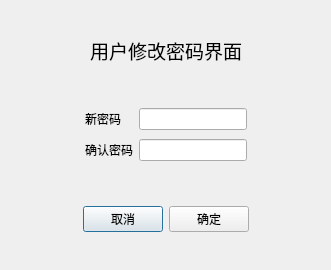
<?xml version="1.0" encoding="UTF-8"?>
<ui version="4.0">
 <class>UserChangePassword</class>
 <widget class="QDialog" name="UserChangePassword">
  <property name="geometry">
   <rect>
    <x>0</x>
    <y>0</y>
    <width>331</width>
    <height>270</height>
   </rect>
  </property>
  <property name="windowTitle">
   <string>Dialog</string>
  </property>
  <layout class="QGridLayout" name="gridLayout_4">
   <item row="1" column="0">
    <widget class="QWidget" name="widget_2" native="true">
     <layout class="QGridLayout" name="gridLayout_2">
      <item row="0" column="2">
       <widget class="QLineEdit" name="newPassword">
        <property name="echoMode">
         <enum>QLineEdit::Password</enum>
        </property>
       </widget>
      </item>
      <item row="0" column="0">
       <spacer name="horizontalSpacer">
        <property name="orientation">
         <enum>Qt::Horizontal</enum>
        </property>
        <property name="sizeHint" stdset="0">
         <size>
          <width>40</width>
          <height>20</height>
         </size>
        </property>
       </spacer>
      </item>
      <item row="1" column="0">
       <spacer name="horizontalSpacer_2">
        <property name="orientation">
         <enum>Qt::Horizontal</enum>
        </property>
        <property name="sizeHint" stdset="0">
         <size>
          <width>40</width>
          <height>20</height>
         </size>
        </property>
       </spacer>
      </item>
      <item row="1" column="2">
       <widget class="QLineEdit" name="renewPassword">
        <property name="echoMode">
         <enum>QLineEdit::Password</enum>
        </property>
       </widget>
      </item>
      <item row="0" column="1">
       <widget class="QLabel" name="label_2">
        <property name="text">
         <string>新密码</string>
        </property>
       </widget>
      </item>
      <item row="1" column="1">
       <widget class="QLabel" name="label_3">
        <property name="text">
         <string>确认密码</string>
        </property>
       </widget>
      </item>
      <item row="0" column="3">
       <spacer name="horizontalSpacer_3">
        <property name="orientation">
         <enum>Qt::Horizontal</enum>
        </property>
        <property name="sizeHint" stdset="0">
         <size>
          <width>40</width>
          <height>20</height>
         </size>
        </property>
       </spacer>
      </item>
      <item row="1" column="3">
       <spacer name="horizontalSpacer_4">
        <property name="orientation">
         <enum>Qt::Horizontal</enum>
        </property>
        <property name="sizeHint" stdset="0">
         <size>
          <width>40</width>
          <height>20</height>
         </size>
        </property>
       </spacer>
      </item>
     </layout>
    </widget>
   </item>
   <item row="0" column="0">
    <widget class="QWidget" name="widget" native="true">
     <layout class="QGridLayout" name="gridLayout">
      <item row="0" column="1">
       <widget class="QLabel" name="label">
        <property name="font">
         <font>
          <pointsize>14</pointsize>
         </font>
        </property>
        <property name="text">
         <string>用户修改密码界面</string>
        </property>
       </widget>
      </item>
      <item row="0" column="0">
       <spacer name="horizontalSpacer_5">
        <property name="orientation">
         <enum>Qt::Horizontal</enum>
        </property>
        <property name="sizeHint" stdset="0">
         <size>
          <width>40</width>
          <height>20</height>
         </size>
        </property>
       </spacer>
      </item>
      <item row="0" column="2">
       <spacer name="horizontalSpacer_6">
        <property name="orientation">
         <enum>Qt::Horizontal</enum>
        </property>
        <property name="sizeHint" stdset="0">
         <size>
          <width>40</width>
          <height>20</height>
         </size>
        </property>
       </spacer>
      </item>
     </layout>
    </widget>
   </item>
   <item row="2" column="0">
    <widget class="QWidget" name="widget_3" native="true">
     <layout class="QGridLayout" name="gridLayout_3">
      <item row="0" column="0">
       <spacer name="horizontalSpacer_7">
        <property name="orientation">
         <enum>Qt::Horizontal</enum>
        </property>
        <property name="sizeHint" stdset="0">
         <size>
          <width>40</width>
          <height>20</height>
         </size>
        </property>
       </spacer>
      </item>
      <item row="0" column="1">
       <widget class="QPushButton" name="pushButton">
        <property name="text">
         <string>取消</string>
        </property>
       </widget>
      </item>
      <item row="0" column="2">
       <widget class="QPushButton" name="pushButton_2">
        <property name="text">
         <string>确定</string>
        </property>
       </widget>
      </item>
      <item row="0" column="3">
       <spacer name="horizontalSpacer_8">
        <property name="orientation">
         <enum>Qt::Horizontal</enum>
        </property>
        <property name="sizeHint" stdset="0">
         <size>
          <width>40</width>
          <height>20</height>
         </size>
        </property>
       </spacer>
      </item>
     </layout>
    </widget>
   </item>
  </layout>
 </widget>
 <resources/>
 <connections/>
</ui>
